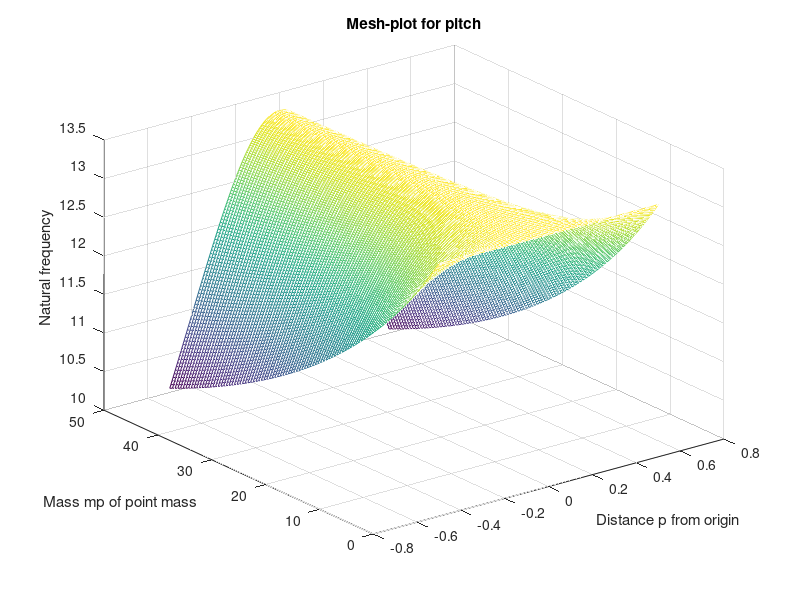

This chart was generated by the following MATLAB code:
clear;
c = 1;          
k1 = 700;      
k2 = 2200;      
K = [k1 0; 0 k2];

m = 150;  
p_max = 0.5;     
mp_max = 50;     

% Number of nodes in mesh in 1D
r = 100;        

i = 1;         
for p = -p_max:(p_max/r):p_max
    j = 1;
    for mp = 0:(mp_max/r):mp_max
        M = [(m+mp) (-mp*p); (-mp*p) ((m*c^2)/12 + (mp*p^2))];
        [~,D] = eig(K,M);
        D = sqrt(D);
        D1_store(i,j) = D(1,1); 
        D2_store(i,j) = D(2,2);
        p_store(i,j) = p;
        mp_store(i,j) = mp;
        j = j+1;
    end
    i = i+1;
end
figure
% mesh(p_store,mp_store,D1_store);
% title('Mesh plot for heave')   
mesh(p_store,mp_store,D2_store);
title('Mesh-plot for pitch')
zlabel('Natural frequency');
xlabel('Distance p from origin');
ylabel('Mass mp of point mass');
